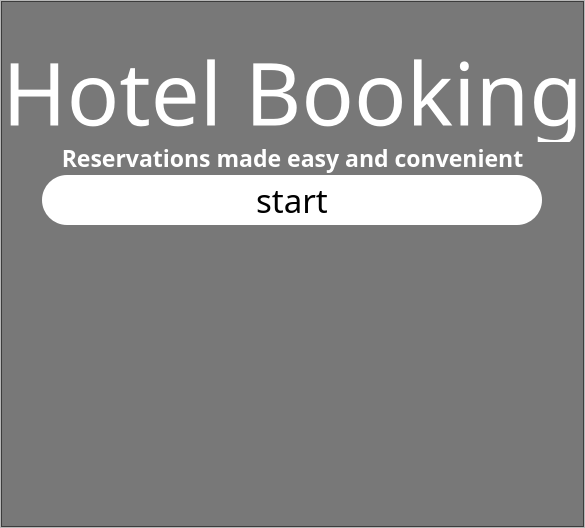
         <widget class="QWidget" name="home">
          <layout class="QHBoxLayout" name="horizontalLayout_4">
           <property name="spacing">
            <number>0</number>
           </property>
           <property name="leftMargin">
            <number>0</number>
           </property>
           <property name="topMargin">
            <number>0</number>
           </property>
           <property name="rightMargin">
            <number>0</number>
           </property>
           <property name="bottomMargin">
            <number>0</number>
           </property>
           <item>
            <widget class="QFrame" name="frame_8">
             <property name="frameShape">
              <enum>QFrame::StyledPanel</enum>
             </property>
             <property name="frameShadow">
              <enum>QFrame::Raised</enum>
             </property>
             <layout class="QHBoxLayout" name="horizontalLayout_5">
              <property name="spacing">
               <number>0</number>
              </property>
              <property name="leftMargin">
               <number>0</number>
              </property>
              <property name="topMargin">
               <number>0</number>
              </property>
              <property name="rightMargin">
               <number>0</number>
              </property>
              <property name="bottomMargin">
               <number>0</number>
              </property>
              <item>
               <widget class="QFrame" name="frame_9">
                <property name="styleSheet">
                 <string notr="true">background: rgba(0, 0, 0, 0.5);</string>
                </property>
                <property name="frameShape">
                 <enum>QFrame::StyledPanel</enum>
                </property>
                <property name="frameShadow">
                 <enum>QFrame::Raised</enum>
                </property>
                <layout class="QVBoxLayout" name="verticalLayout_9">
                 <property name="spacing">
                  <number>0</number>
                 </property>
                 <property name="leftMargin">
                  <number>0</number>
                 </property>
                 <property name="topMargin">
                  <number>0</number>
                 </property>
                 <property name="rightMargin">
                  <number>0</number>
                 </property>
                 <property name="bottomMargin">
                  <number>0</number>
                 </property>
                 <item>
                  <spacer name="verticalSpacer_7">
                   <property name="orientation">
                    <enum>Qt::Vertical</enum>
                   </property>
                   <property name="sizeType">
                    <enum>QSizePolicy::Fixed</enum>
                   </property>
                   <property name="sizeHint" stdset="0">
                    <size>
                     <width>20</width>
                     <height>40</height>
                    </size>
                   </property>
                  </spacer>
                 </item>
                 <item>
                  <widget class="QLabel" name="lbl_welcome_9">
                   <property name="minimumSize">
                    <size>
                     <width>0</width>
                     <height>20</height>
                    </size>
                   </property>
                   <property name="maximumSize">
                    <size>
                     <width>16777215</width>
                     <height>100</height>
                    </size>
                   </property>
                   <property name="font">
                    <font>
                     <family>Azonix</family>
                     <pointsize>65</pointsize>
                     <weight>50</weight>
                     <italic>false</italic>
                     <bold>false</bold>
                     <underline>false</underline>
                    </font>
                   </property>
                   <property name="styleSheet">
                    <string notr="true">color: rgb(255, 255, 255);
	background:rgba(0,0,0,0);

</string>
                   </property>
                   <property name="text">
                    <string>Hotel Booking</string>
                   </property>
                   <property name="alignment">
                    <set>Qt::AlignCenter</set>
                   </property>
                  </widget>
                 </item>
                 <item>
                  <widget class="QLabel" name="lbl_welcome_13">
                   <property name="minimumSize">
                    <size>
                     <width>0</width>
                     <height>20</height>
                    </size>
                   </property>
                   <property name="maximumSize">
                    <size>
                     <width>16777215</width>
                     <height>150</height>
                    </size>
                   </property>
                   <property name="font">
                    <font>
                     <family>Lucida Fax</family>
                     <pointsize>17</pointsize>
                     <weight>75</weight>
                     <bold>true</bold>
                    </font>
                   </property>
                   <property name="styleSheet">
                    <string notr="true">color: rgb(255, 255, 255);
	background:rgba(0,0,0,0);

</string>
                   </property>
                   <property name="text">
                    <string>Reservations made easy and convenient</string>
                   </property>
                   <property name="alignment">
                    <set>Qt::AlignCenter</set>
                   </property>
                   <property name="wordWrap">
                    <bool>true</bool>
                   </property>
                  </widget>
                 </item>
                 <item>
                  <widget class="QFrame" name="frame_12">
                   <property name="maximumSize">
                    <size>
                     <width>16777215</width>
                     <height>200</height>
                    </size>
                   </property>
                   <property name="styleSheet">
                    <string notr="true">color: rgb(255, 255, 255);
	background:rgba(0,0,0,0);

</string>
                   </property>
                   <property name="frameShape">
                    <enum>QFrame::StyledPanel</enum>
                   </property>
                   <property name="frameShadow">
                    <enum>QFrame::Raised</enum>
                   </property>
                   <layout class="QHBoxLayout" name="horizontalLayout_6">
                    <property name="spacing">
                     <number>0</number>
                    </property>
                    <property name="leftMargin">
                     <number>0</number>
                    </property>
                    <property name="topMargin">
                     <number>0</number>
                    </property>
                    <property name="rightMargin">
                     <number>0</number>
                    </property>
                    <property name="bottomMargin">
                     <number>0</number>
                    </property>
                    <item>
                     <widget class="QPushButton" name="btn_home">
                      <property name="sizePolicy">
                       <sizepolicy hsizetype="Minimum" vsizetype="Fixed">
                        <horstretch>0</horstretch>
                        <verstretch>0</verstretch>
                       </sizepolicy>
                      </property>
                      <property name="minimumSize">
                       <size>
                        <width>0</width>
                        <height>50</height>
                       </size>
                      </property>
                      <property name="maximumSize">
                       <size>
                        <width>500</width>
                        <height>50</height>
                       </size>
                      </property>
                      <property name="font">
                       <font>
                        <family>Azonix</family>
                        <pointsize>25</pointsize>
                        <weight>50</weight>
                        <bold>false</bold>
                       </font>
                      </property>
                      <property name="styleSheet">
                       <string notr="true">QPushButton
{
	border-radius: 25px;
	background-color: rgb(255, 255, 255);;
	color: rgb(0, 0, 0);

}

QPushButton:hover
{
	background: rgba(0, 0, 0, 0.75);
	color: rgb(255, 255, 255);
	
}</string>
                      </property>
                      <property name="text">
                       <string>start</string>
                      </property>
                     </widget>
                    </item>
                   </layout>
                  </widget>
                 </item>
                 <item>
                  <spacer name="verticalSpacer_8">
                   <property name="orientation">
                    <enum>Qt::Vertical</enum>
                   </property>
                   <property name="sizeType">
                    <enum>QSizePolicy::Fixed</enum>
                   </property>
                   <property name="sizeHint" stdset="0">
                    <size>
                     <width>20</width>
                     <height>300</height>
                    </size>
                   </property>
                  </spacer>
                 </item>
                </layout>
               </widget>
              </item>
             </layout>
            </widget>
           </item>
          </layout>
         </widget>
